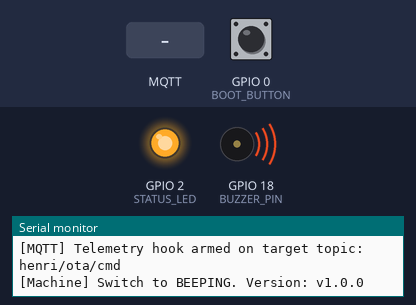
Simulated run of this program. Board: ESP32. On the bench: output pins drawn as LEDs (lit = HIGH), buzzer (waves = sounding, pin HIGH), the last lines printed to the serial monitor. The inputs (shaded band) are chosen by the test bench; at power-on: GPIO 0 (BOOT_BUTTON) HIGH. WiFi joins after 1.5 s; servers stay silent unless stated; random numbers use the default seed unless the program sets one; no MQTT or app messages arrive unless stated.

Above: at 2.15 s.
At 2.7 s:
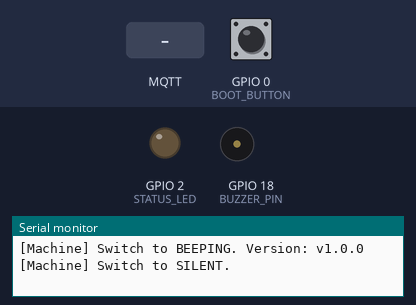
2.8 s: MQTT message "1.0.0" arrives on the first subscribed topic
Timing chart, 0 to 5.8 s (numbered marks = the images above; inputs shaded):
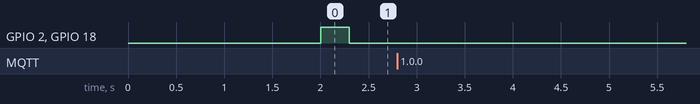

The program:

main.cpp
```cpp
#include <WiFi.h>
#include <HTTPClient.h>
#include <Update.h>
#include <PubSubClient.h>

// ============================================================================
// 🚀 DEPLOYMENT VERSION MANAGER
// ============================================================================
const char* CURRENT_VERSION = "1.0.0";

// Dynamic Rhythm Profiles
unsigned long rhythmInterval = (strcmp(CURRENT_VERSION, "1.0.0") == 0) ? 2000 : 400;
unsigned long beepDuration   = (strcmp(CURRENT_VERSION, "1.0.0") == 0) ? 300  : 150;

// ============================================================================
// 🎛️ HARDWARE PERIPHERAL CONFIGURATION
// ============================================================================
const int STATUS_LED  = 2;
const int BUZZER_PIN  = 18;
const int BOOT_BUTTON = 0;

// ============================================================================
// 🌐 NETWORK & CLOUD GATEWAY PARAMETERS
// ============================================================================
const char* ssid         = "CU_9cdu";
const char* password     = "wzmbm5cf";
const char* mqtt_broker  = "broker.emqx.io";
const int   mqtt_port    = 1883;
const char* ota_cmd_topic = "henri/ota/cmd";

const String MANUAL_OTA_URL = "http://192.168.1.4:8000/firmware.bin?v=button_click";

WiFiClient espClient;
PubSubClient client(espClient);

// ============================================================================
// ⏳ COOPERATIVE MULTI-TASKING TIMING REGISTERS
// ============================================================================
bool isUpdating = false;
bool buzzerState = false;
unsigned long lastStateChange = 0;

// ============================================================================
// 📡 LOCAL NETWORK INFRASTRUCTURE (Wi-Fi)
// ============================================================================
void setup_wifi() {
    delay(10);
    Serial.println();
    Serial.print("[WiFi] Linking up with network: ");
    Serial.println(ssid);

    WiFi.begin(ssid, password);

    while (WiFi.status() != WL_CONNECTED) {
        // ✨【修正】：连接网络期间，强制输出 LOW 保持静音
        digitalWrite(BUZZER_PIN, LOW);
        delay(500);
        Serial.print(".");
    }

    Serial.println("");
    Serial.println("[WiFi] Network interface established.");
    Serial.print("[WiFi] IP Lease: ");
    Serial.println(WiFi.localIP());
}

// ============================================================================
// 📦 MQTT INTERFACE & BACKDOOR OTA TRIGGER
// ============================================================================
void mqtt_callback(char* topic, byte* payload, unsigned int length) {
    Serial.print("[MQTT] Message arrived on topic [");
    Serial.print(topic);
    Serial.print("] ");

    String message;
    for (int i = 0; i < length; i++) {
        message += (char)payload[i];
    }
    Serial.println(message);

    if (String(topic) == ota_cmd_topic && !isUpdating) {
        Serial.println("[MQTT] Remote OTA Command verified. Route URL parsing...");
        isUpdating = true;

        // ✨【修正】：升级前强制输出 LOW 闭嘴
        digitalWrite(BUZZER_PIN, LOW);
        digitalWrite(STATUS_LED, LOW);
    }
}

void reconnect_mqtt() {
    while (!client.connected()) {
        Serial.print("[MQTT] Polling cloud broker connection...");
        String clientId = "ESP32Client-AlertEngine-";
        clientId += String(random(0, 0xffff), HEX);

        if (client.connect(clientId.c_str())) {
            Serial.println("connected.");
            client.subscribe(ota_cmd_topic);
            Serial.printf("[MQTT] Telemetry hook armed on target topic: %s\n", ota_cmd_topic);
        } else {
            Serial.print("failed, rc=");
            Serial.print(client.state());
            Serial.println(" | Retry executing in 5 seconds...");

            unsigned long startWait = millis();
            while(millis() - startWait < 5000) {
                // ✨【修正】：断网等待期间维持 LOW 静音
                digitalWrite(BUZZER_PIN, LOW);
            }
        }
    }
}

// ============================================================================
// ⚡ HTTP AUTOMATED OTA RUNTIME CORE
// ============================================================================
void perform_http_ota(String url) {
    HTTPClient http;
    Serial.printf("[OTA] Initiating binary stream fetch from: %s\n", url.c_str());

    // ✨【修正】：下载前强制输出 LOW 闭嘴
    digitalWrite(BUZZER_PIN, LOW);
    digitalWrite(STATUS_LED, LOW);

    http.begin(url);
    int httpCode = http.GET();

    if (httpCode == HTTP_CODE_OK) {
        int contentLength = http.getSize();
        Serial.printf("[OTA] Payload validated. Size: %d bytes. Allocation flash sector...\n", contentLength);

        bool canBegin = Update.begin(contentLength);
        if (canBegin) {
            WiFiClient* stream = http.getStreamPtr();
            size_t written = Update.writeStream(*stream);

            if (written == contentLength) {
                Serial.printf("[OTA] Flash written completed: %d bytes successfully.\n", written);
            } else {
                Serial.printf("[OTA] Flash write mismatch error. Only: %d/%d\n", written, contentLength);
            }

            if (Update.end()) {
                Serial.println("[OTA] Update fully structural parsed!");
                if (Update.isFinished()) {
                    Serial.println("[System] Success! Executing software warm reset in 1 second...");
                    delay(1000);
                    ESP.restart();
                } else {
                    Serial.println("[OTA] Critical Error: Update flagged not finished.");
                }
            } else {
                Serial.printf("[OTA] Error Occurred. Error #: %s\n", Update.errorString());
            }
        } else {
            Serial.println("[OTA] Error: Insufficient space inside localized partition.");
        }
    } else {
        Serial.printf("[OTA] HTTP execution channel failed, error code: %d\n", httpCode);
    }
    http.end();
    isUpdating = false;
}

// ============================================================================
// 🛠️ SYSTEM KERNEL ENTRYPOINT
// ============================================================================
void setup() {
    Serial.begin(115200);

    pinMode(STATUS_LED, OUTPUT);
    pinMode(BUZZER_PIN, OUTPUT);
    pinMode(BOOT_BUTTON, INPUT_PULLUP);

    // ✨【修正】：开机初状态立即锁定为 LOW（实现真正的初始静音）
    digitalWrite(STATUS_LED, LOW);
    digitalWrite(BUZZER_PIN, LOW);

    Serial.println("\n=================================================");
    Serial.printf("  ESP32 Adjusted Alert Engine - Profile: v%s\n", CURRENT_VERSION);
    Serial.println("=================================================");

    setup_wifi();
    client.setServer(mqtt_broker, mqtt_port);
    client.setCallback(mqtt_callback);
}

// ============================================================================
// 🔁 CORE NON-BLOCKING COOPERATIVE LOOP
// ============================================================================
void loop() {
    if (!isUpdating) {
        if (!client.connected()) {
            reconnect_mqtt();
        }
        client.loop();
    }

    unsigned long currentMillis = millis();

    if (!isUpdating) {

        // --- A. 强力按键扫描 ---
        if (digitalRead(BOOT_BUTTON) == LOW) {
            Serial.println("\n[Hardware] BOOT Low Level Caught! Breaking loop for OTA...");
            isUpdating = true;

            // ✨【修正】：强制闭嘴
            digitalWrite(BUZZER_PIN, LOW);
            digitalWrite(STATUS_LED, LOW);

            perform_http_ota(MANUAL_OTA_URL);
        }

        // --- B. 纯异步双状态解耦蜂鸣器驱动（逻辑反转版） ---
        if (!buzzerState) {
            // 【状态 A：目前是安静的】 检查是否已经安静够了时间？
            if (currentMillis - lastStateChange >= rhythmInterval) {
                digitalWrite(STATUS_LED, HIGH);
                digitalWrite(BUZZER_PIN, HIGH);  // ✨【修正】：高电平触发，给 HIGH 开始响！

                lastStateChange = currentMillis;
                buzzerState = true;

                Serial.printf("[Machine] Switch to BEEPING. Version: v%s\n", CURRENT_VERSION);
            }
        }
        else {
            // 【状态 B：目前正在鸣叫】 检查是否已经叫够了规定的短促时间？
            if (currentMillis - lastStateChange >= beepDuration) {
                digitalWrite(STATUS_LED, LOW);
                digitalWrite(BUZZER_PIN, LOW);   // ✨【修正】：高电平触发，给 LOW 彻底闭嘴！

                lastStateChange = currentMillis;
                buzzerState = false;

                Serial.println("[Machine] Switch to SILENT.");
            }
        }
    }
}
```
